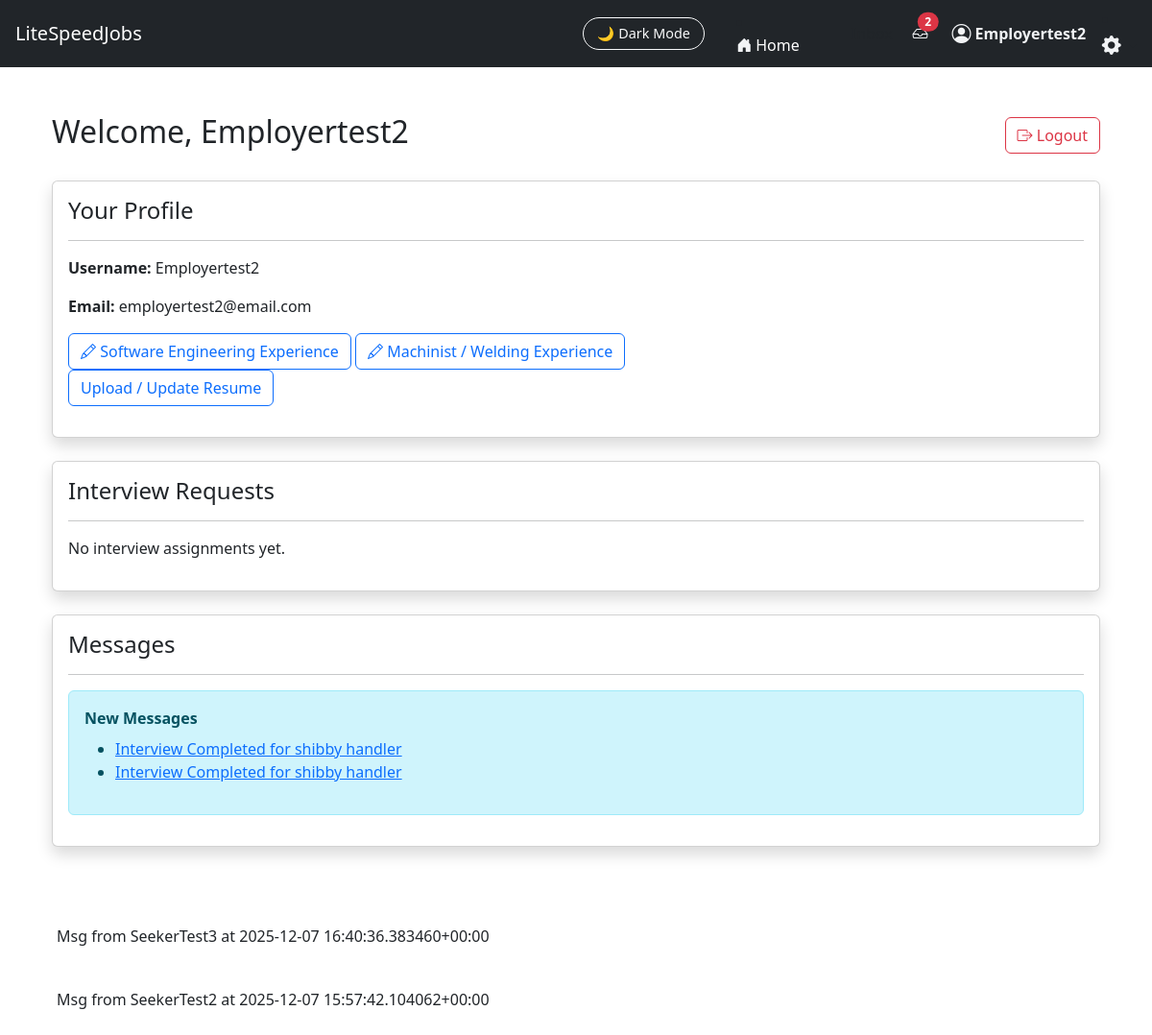
Screenshot of /JobFinder_app/seeker_dashboard/ (signed in) with the database file from the repository.
### JobFinder_app/models.py (models this page shows)
class Message(models.Model):
    sender = models.ForeignKey(
        User, on_delete=models.CASCADE, related_name="sent_messages"
    )
    receiver = models.ForeignKey(
        User, on_delete=models.CASCADE, related_name="received_messages"
    )
    conversation = models.ForeignKey("Conversation", on_delete=models.CASCADE, related_name="messages", null=True, blank=True)
    subject = models.CharField(max_length=255)
    body = models.TextField(blank=True, default="The body was not filled in.")
    attachement = models.FileField(upload_to="messages_attachments/", null=True, blank=True)
    job = models.ForeignKey(Job, on_delete=models.CASCADE, null=True, blank=True)
    created_at = models.DateTimeField(auto_now_add=True)
    is_read = models.BooleanField(default=False)
    def __str__(self):
        return f"Msg from {self.sender} at {self.created_at}"

### JobFinder_app/views.py (the view)
# urls.py: path("seeker_dashboard/", views.seeker_dashboard, name="seeker_dashboard"),
def seeker_dashboard(request):
    assignments = InterviewAssignment.objects.filter(
        seeker=request.user
    ).order_by("-assigned_at")
    messages = Message.objects.filter(
        receiver=request.user,
        is_read=False
    ).order_by("-created_at")
    return render(request, "JobFinder_app/seeker_dashboard.html", {
        "assignments": assignments,
        "messages": messages,
    })

### JobFinder_app/context_processors.py (called while the page is built)
def unread_message_count(request):
    if request.user.is_authenticated:
        return {
            "unread_count": Message.objects.filter(
                receiver=request.user,
                is_read=False
            ).count()
        }
    return {}

### JobFinder_app/templates/JobFinder_app/seeker_dashboard.html (shortened to what this page needs)
{% extends "JobFinder_app/base.html" %}
{% block content %}
<div class="container mt-4">
    <div class="d-flex justify-content-between align-items-center mb-4">
        <h2>Welcome, {{ request.user.username }}</h2>
        <a href="{% url 'logout' %}" class="btn btn-outline-danger">
            <i class="bi bi-box-arrow-right"></i> Logout
        </a>
    </div>
    <div class="card shadow mb-4">
        <div class="card-body">
            <h4>Your Profile</h4>
            <hr>
            <p><strong>Username:</strong> {{ request.user.username }}</p>
            <p><strong>Email:</strong> {{ request.user.email }}</p>
            <a href="{% url 'seeker_form1' %}" class="btn btn-outline-primary">
                <i class="bi bi-pencil"></i> Software Engineering Experience
            </a>
            <a href="{% url 'machinist_experience' %}" class="btn btn-outline-primary">
               <i class="bi bi-pencil"></i> Machinist / Welding Experience
            </a>
            <p><a href="{% url 'upload_resume' %}" class="btn btn-outline-primary">
                    Upload / Update Resume
                </a>
            </p>
        </div>
    </div>
    <div class="card shadow mb-4">
        <div class="card-body">
            <h4>Interview Requests</h4>
            <hr>
            {% if assignments %}
                <ul class="list-group">
                    {% for a in assignments %}
                        <li class="list-group-item d-flex justify-content-between align-items-center">
                            <div>
                                <strong>{{ a.job.title }}</strong><br>
                                <small class="dark-muted">
                                    {{ a.assigned_at }} • From {{ a.employer.username }}
                                </small>
                            </div>
                            {% if a.completed %}
                                <span class="badge bg-success">Completed</span>
                            {% else %}
                                <a href="{% url 'answer_interview' a.id %}"
                                   class="btn btn-sm btn-outline-primary">
                                    Answer Interview
                                </a>
                            {% endif %}
                        </li>
                    {% endfor %}
                </ul>
            {% else %}
                <p class="dark-muted">No interview assignments yet.</p>
            {% endif %}
        </div>
    </div>
    <div class="card shadow mb-4">
        <div class="card-body">
            <h4>Messages</h4>
            <hr>
            {% if messages %}
                <div class="alert alert-info">
                    <strong>New Messages</strong>
                    <ul class="mt-2">
                        {% for msg in messages %}
                            <li>
                                <a href="{% url 'inbox_pro' %}?c={{ msg.conversation.id }}">
                                    {{ msg.subject }}
                                </a>
                            </li>
                        {% endfor %}
                    </ul>
                </div>
            {% endif %}
        </div>
    </div>
</div>
{% endblock %}

### JobFinder_app/templates/JobFinder_app/base.html (shortened to what this page needs)
<!DOCTYPE html>
<html lang="en" data-theme="light">
<head>
    <link href="https://cdn.jsdelivr.net/npm/bootstrap@5.3.2/dist/css/bootstrap.min.css" rel="stylesheet">
    <link href="https://cdn.jsdelivr.net/npm/bootstrap-icons@1.11.1/font/bootstrap-icons.css" rel="stylesheet">
</head>
<body>
{% load message_tags %}
<nav class="navbar navbar-expand-lg navbar-dark bg-dark px-3">
    <a class="navbar-brand" href="/">LiteSpeedJobs</a>
    <div class="ms-auto d-flex align-items-center">
        <button id="darkModeToggle" class="btn btn-outline-light ms-3">
            🌙 Dark Mode
        </button>&nbsp;&nbsp;&nbsp;&nbsp;&nbsp;&nbsp;&nbsp;&nbsp;
        <li class="nav-item">
            <a class="nav-link d-flex align-items-center home-link"
            href="{% url 'landing' %}">
                <i class="bi bi-house-door-fill me-1 nav-icon"></i>
                <span class="d-none d-md-inline">Home</span>&nbsp;&nbsp;&nbsp;&nbsp;&nbsp;
            </a>
        </li>
        {% if user.is_authenticated %}&nbsp;&nbsp;&nbsp;&nbsp;&nbsp;&nbsp;&nbsp;&nbsp;
        <a href="{% url 'inbox_pro' %}" class="nav-link">Inbox</a>&nbsp;&nbsp;&nbsp;&nbsp;&nbsp;
        <a href="{% url 'inbox_pro' %}" class="nav-link position-relative">
            <i class="bi bi-inbox"></i>
            {% if unread_count and unread_count > 0 %}
                <span id="unreadBadge"
                    class="position-absolute top-0 start-100 translate-middle badge rounded-pill bg-danger">
                    {{ unread_count }}
                </span>
            {% endif %}
        </a>
        {% else %}
        <li class="nav-item">
            <a href="{% url 'login' %}" class="nav-link">
                <i class="bi bi-inbox"></i>
            </a>
        </li>
        {% endif %}&nbsp;&nbsp;&nbsp;&nbsp;&nbsp;&nbsp;
        {% if request.user.is_authenticated %}
            <a href="{% url 'role_redirect' %}"
                class="nav-link d-flex align-items-center gap-1 user-link">
                <i class="bi bi-person-circle nav-icon fs-5"></i>
             <span class="d-none d-md-inline">
                 <strong>{{ request.user.username }}</strong>&nbsp;&nbsp;&nbsp;&nbsp;
            </span>
        {% endif %}
        <li class="nav-item dropdown">
            <a class="nav-link dropdown-toggle p-0"
            href="#"
            id="settingsDropdown"
            role="button"
            data-bs-toggle="dropdown"
            aria-expanded="false"
            data-bs-placement="bottom"
            title="Account settings">
                <i class="bi bi-gear-fill fs-5 text-white"></i>
            </a>
        </li>
    </div>
</nav>
<div class="container py-4">
    {% block content %}{% endblock %}
</div>
{% if messages %}
<div class="container mt-3">
    {% for message in messages %}
        <div class="alert alert-{{ message.tags }} mb-2">
            {{ message }}
        </div>
    {% endfor %}
</div>
{% endif %}
</body>
</html>

### JobFinder_app/templates/JobFinder_app/base.html (style rules this page uses)
:root { --ls-bg: #ffffff; --ls-bg-card: #f7f9fc; --ls-text: #141414; --ls-text-muted: #555; --ls-border: #e4e7ec; --ls-icon-color: #f1f3f5; --chat-bg: #ffffff; --chat-panel-bg: #f8f9fa; --chat-border: #dee2e6; --chat-text: #212529; --chat-muted: #6c757d; --bubble-sent-bg: #0d6efd; --bubble-sent-text: #ffffff; --bubble-received-bg: #e9ecef; --bubble-received-text: #212529; --ls-primary: #4dabf7; --ls-dark-bg: #0e1116; --ls-dark-bg-card: #1a1d24; --ls-dark-border: #2b2e36; --ls-dark-text: #f1f3f7; --ls-dark-muted: #b7bcc7; }
body { transition: background 0.3s ease, color 0.3s ease; }
.navbar { transition: background 0.3s ease; }
.card { transition: background 0.3s ease, border 0.3s ease; }
.btn { transition: background 0.25s ease, color 0.25s ease, border 0.25s ease; }
.navbar .nav-link i, .navbar .inbox-icon { color: var(--ls-icon-color) !important; transition: color 0.2s ease; }
.user-link .nav-icon, .user-link span { color: var(--ls-icon-color); transition: color 0.2s ease; font-weight: 500; }
.home-link, .home-link i { color: #ffffff !important; }
.bi-gear-fill { transition: transform 0.3s ease; }
#darkModeToggle { font-size: 0.9rem; border-radius: 25px; padding: 5px 14px; cursor: pointer; }

### rows the page displays
Message: subject "Interview Completed for shibby handler", sender+created_at "Msg from SeekerTest3 at 2025-12-07 16:40:36.383460+00:00"
Message: subject "Interview Completed for shibby handler", sender+created_at "Msg from SeekerTest2 at 2025-12-07 15:57:42.104062+00:00"

### other values shown
{{ unread_count }} "2"
{{ request.user.username }} "Employertest2"
{{ request.user.email }} "employertest2@email.com"
